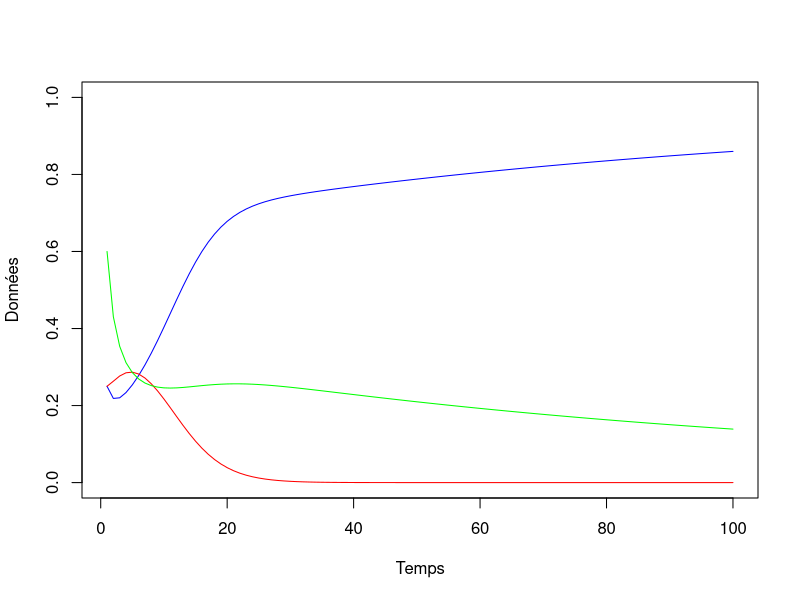
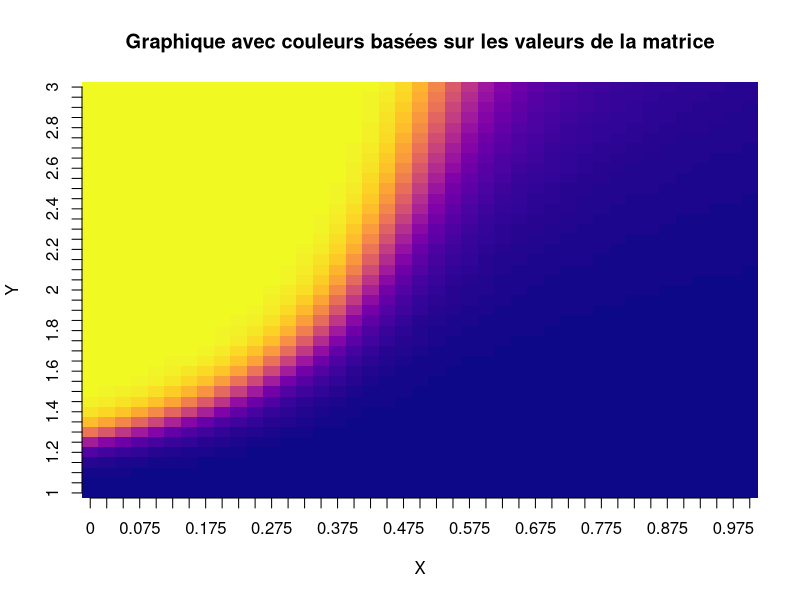
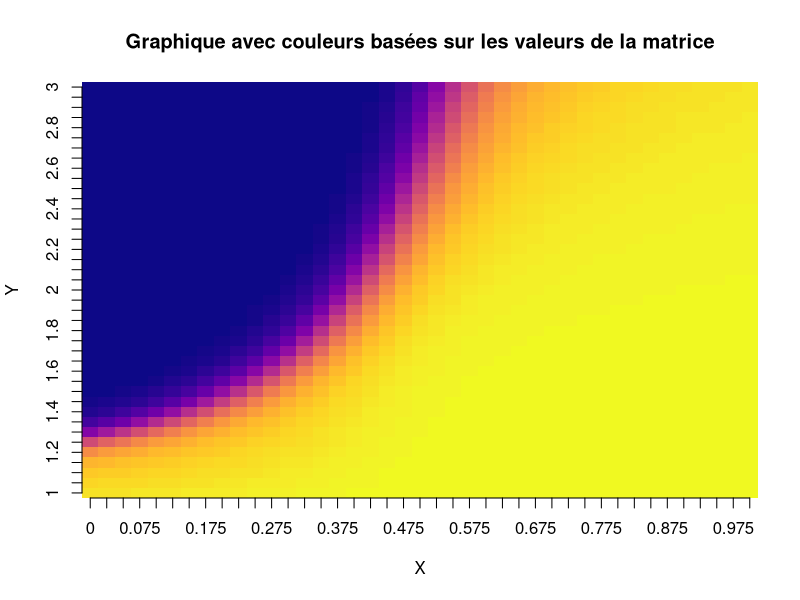

These charts were generated, in order, by the following R code:
# projet BIO401

library(deSolve)
library(viridis)
# test
# Partie 1
interaction_coral <- function(t, vars, parms){
  with(as.list(c(parms, vars)), {
    # Modèle interaction coral
    Y <- 1 - M - C # dY/dt
    
    dM <- a*M*C - ((P/beta)*M/(M+Y)) + M*Y # dM/dt
    dC <- r*Y*C - d*C - a*M*C  # dC/dt
    dP <- s*P*(1 - (P/(beta*(((ca+cb*R)/kmax)*((delta*(M+Y))/(1+v*(M+Y))))))) -f*P # dP/dt
    dR <- hG*C*(3 - R) - hE*(1 - C)*(R - 1)
    
    print(paste("C",C))
    print(paste("R",R))
    print(paste("P",P))
    print(paste("k", (((ca+cb*R)/kmax)*((delta*(M+Y))/(1+v*(M+Y))))))
    
    # Résultat
    res <- c(dM=dM, dC=dC, dP=dP, dR=dR)
    return(list(res))
  })
}

dessinSol <- function(ic=c(M=0.25,C=0.25,P=600,R=2), times=seq(1:100),func=interaction_coral, 
                      parms=c(a=0.1,
                              beta=1000,
                              d=0.44,
                              r=1,
                              f=0.2,
                              s=0.49,
                              ca=-(3.21),
                              cb=3.65,
                              kmax=17.745,
                              delta=4,557,
                              v=0.9877,
                              hG=0.03,
                              hE=0.01)) {
  soln <- ode(ic, times, func, parms)
  
  plot(x = times, y = soln[,"M"], type = "l", col = "blue",
       xlab = "Temps", ylab = "Données",ylim=c(0,1))
  lines(x = times, y = soln[,"C"], type = "l", col = "red")
  lines(x = times, y = soln[,"P"]/parms[2], type = "l", col = "green")
  # plot(x = times, y = soln[,"R"], type = "l", col = "pink",ylim=c(1,3))
  
}

# Partie 2
dessinSol()
interaction_coral2 <- function(t, vars, parms){
  with(as.list(c(parms, vars)), {
    # Modèle interaction coral
    Y <- 1 - M - C # dY/dt
    R <- rug
    
    dM <- a*M*C - ((P/beta)*M/(M+Y)) + M*Y # dM/dt
    dC <- r*Y*C - d*C - a*M*C  # dC/dt
    dP <- s*P*(1 - (P/(beta*(((ca+cb*R)/kmax)*((delta*(M+Y))/(1+v*(M+Y))))))) -f*P # dP/dt
    
    # Résultat
    res <- c(dM=dM, dC=dC, dP=dP)
    return(list(res))
  })
}

dessinSol2 <- function(ic=c(M=0.1,C=0.8,P=750), times=seq(1:30),func=interaction_coral2, 
                       parms=c(a=0.1,
                               beta=1000,
                               d=0.44,
                               r=1,
                               f=0.2,
                               s=0.49,
                               ca=-(3.21),
                               cb=3.65,
                               kmax=17.745,
                               delta=4,557,
                               v=0.9877,
                               hG=0.03,
                               hE=0.01,
                               rug=1)) {
  soln <- ode(ic, times, func, parms)
  
  # plot(x = times, y = soln[,"M"], type = "l", col = "blue",
  #      xlab = "Temps", ylab = "Données",ylim=c(0,1))
  # lines(x = times, y = soln[,"C"], type = "l", col = "red")
  # lines(x = times, y = soln[,"P"]/parms[2], type = "l", col = "green")
  
  return(c(soln[30,"C"],soln[30,"M"]))
}

# Initialisation de la matrice coral
coral <- matrix(data = NA, nrow = 41, ncol = 41)
algue <- matrix(data = NA, nrow = 41, ncol = 41)

# Boucle sur rugo
for (i in 1:41) {
  fish <- (i - 1) * (1 / 40)  # Calcul de la valeur de fish

  # Boucle sur fish
  for (j in 1:41) {
    rugo <- 1 + (j - 1) * (2 / 40)  # Calcul de la valeur de rugo
    
    # Appel de la fonction dessinSol2 et mise à jour de la matrice coral
    res <- dessinSol2(ic = c(M = 0.005, C = 0.995, P = 95),
                      parms = c(a = 0.1, beta = 100, d = 0.44, r = 1, f = fish,
                                s = 0.49, ca = -3.21, cb = 3.65, kmax = 17.745,
                                delta = 4.557, v = 0.9877, hG = 0.03, hE = 0.01,
                                rug = rugo))
    coral[j, i] <- res[1]  # Met à jour la matrice coral
    algue[j,i] <- res[2]
  }
}

# Définition des noms de lignes et de colonnes
row_names <- paste(seq(1, 3, by = (2 / 40)))
col_names <- paste(seq(0, 1, by = (1 / 40)))

row.names(coral) <- row_names
colnames(coral) <- col_names

# Créer le graphique avec la matrice en tant que données
image(1:nrow(coral), 1:ncol(coral), t(coral), col = plasma(100),zlim = c(0,0.56),
      xlab = "X", ylab = "Y", main = "Graphique avec couleurs basées sur les valeurs de la matrice",axes=F);axis(side = 1, at = 1:ncol(coral), labels = col_names);axis(side = 2, at = 1:nrow(coral), labels = row_names)

image(1:nrow(algue), 1:ncol(algue), t(algue), col = plasma(100),
      xlab = "X", ylab = "Y", main = "Graphique avec couleurs basées sur les valeurs de la matrice",axes=F);axis(side = 1, at = 1:ncol(coral), labels = col_names);axis(side = 2, at = 1:nrow(coral), labels = row_names)
